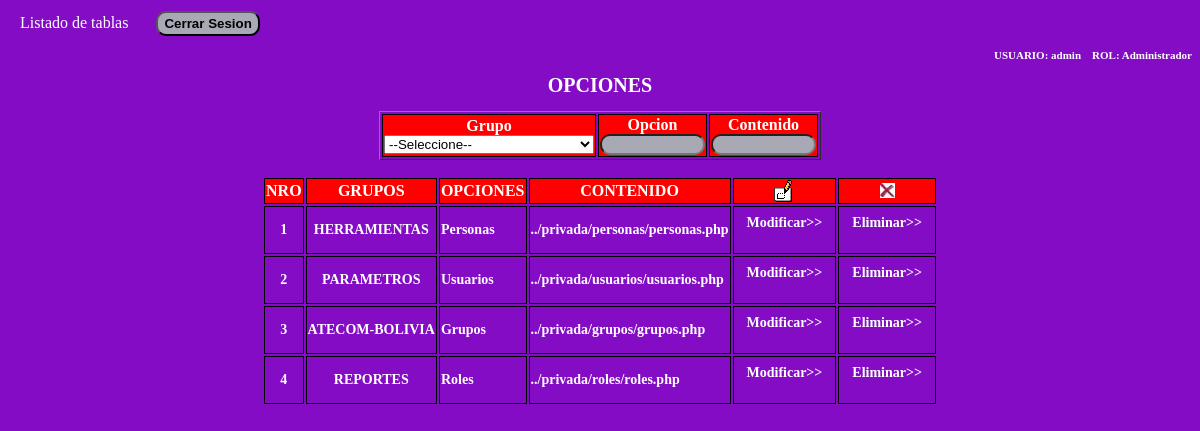
The page /privada/opciones/opciones.php (signed in) on the database its author committed.
### tables this page shows
CREATE TABLE opciones (
id_opcion INT NOT NULL AUTO_INCREMENT,
id_grupo INT NOT NULL,
opcion VARCHAR (50) NOT NULL,
contenido VARCHAR (100) NOT NULL,
orden VARCHAR (50) NOT NULL, 
fec_insercion TIMESTAMP NOT NULL,
fec_modificacion TIMESTAMP NOT NULL DEFAULT CURRENT_TIMESTAMP ON UPDATE CURRENT_TIMESTAMP, 
usuario INT NOT NULL, 
estado CHAR (1) NOT NULL, 
PRIMARY KEY (id_opcion),
FOREIGN KEY (id_grupo) REFERENCES grupos (id_grupo)
);

### adodb/adodb.inc.php (called while the page is built, shortened)
<?php
if (!defined('_ADODB_LAYER')) {
	GLOBAL
		$ADODB_vers,
		$ADODB_COUNTRECS,
		$ADODB_CACHE_DIR,
		$ADODB_CACHE,
		$ADODB_CACHE_CLASS,
		$ADODB_COMPAT_FETCH,
		$ADODB_FETCH_MODE,
		$ADODB_GETONE_EOF,
		$ADODB_QUOTE_FIELDNAMES;
	function ADODB_Setup() {
	GLOBAL
		$ADODB_vers,
		$ADODB_COUNTRECS,
		$ADODB_CACHE_DIR,
		$ADODB_FETCH_MODE,
		$ADODB_CACHE,
		$ADODB_CACHE_CLASS,
		$ADODB_FORCE_TYPE,
		$ADODB_GETONE_EOF,
		$ADODB_QUOTE_FIELDNAMES;
		$ADODB_FETCH_MODE = ADODB_FETCH_DEFAULT;
		if (!isset($ADODB_COUNTRECS)) {
			$ADODB_COUNTRECS = true;
		}
	}
	abstract class ADOConnection {
	var $debug = false;
	var $true = '1';
	var $false = '0';
	var $rsPrefix = "ADORecordSet_";
	var $fetchMode=false;
	var $bulkBind = false;
	var $_queryID = false;
	var $_bindInputArray = false;
	public function Execute($sql, $inputarr = false) {
		if ($inputarr !== false) {
			if (!is_array($inputarr)) {
				$inputarr = array($inputarr);
			}
			$element0 = reset($inputarr);
			$array_2d = $this->bulkBind && is_array($element0) && !is_object(reset($element0));
			unset($element0);
			if (!is_array($sql) && !$this->_bindInputArray) {
				$sqlarr = explode('?',$sql);
				$nparams = sizeof($sqlarr)-1;
				if (!$array_2d) {
					$inputarr = array($inputarr);
				} else {
					$countElements = array_map('count', $inputarr);
					if (1 != count(array_unique($countElements))) {
						$this->outp_throw(
							"[bulk execute] Input array has different number of params  [" . print_r($countElements, true) .  "].",
							'Execute'
						);
						return false;
					}
					unset($countElements);
				}
				$element0 = reset($inputarr);
				if ($nparams != count($element0)) {
					$this->outp_throw(
						"Input array has " . count($element0) .
						" params, does not match query: '" . htmlspecialchars($sql) . "'",
						'Execute'
					);
					return false;
				}
				unset($element0);
				foreach($inputarr as $arr) {
					$sql = ''; $i = 0;
					foreach ($arr as $v) {
						$sql .= $sqlarr[$i];
						$typ = gettype($v);
						if ($typ == 'string') {
							$sql .= $this->qstr($v);
						} else if ($typ == 'double') {
							$sql .= str_replace(',','.',$v);
						} else if ($typ == 'boolean') {
							$sql .= $v ? $this->true : $this->false;
						} else if ($typ == 'object') {
							if (method_exists($v, '__toString')) {
								$sql .= $this->qstr($v->__toString());
							} else {
								$sql .= $this->qstr((string) $v);
							}
						} else if ($v === null) {
							$sql .= 'NULL';
						} else {
							$sql .= $v;
						}
						$i += 1;
						if ($i == $nparams) {
							break;
						}
					}
					if (isset($sqlarr[$i])) {
						$sql .= $sqlarr[$i];
						if ($i+1 != sizeof($sqlarr)) {
							$this->outp_throw( "Input Array does not match ?: ".htmlspecialchars($sql),'Execute');
						}
					} else if ($i != sizeof($sqlarr)) {
						$this->outp_throw( "Input array does not match ?: ".htmlspecialchars($sql),'Execute');
					}
					$ret = $this->_Execute($sql);
					if (!$ret) {
						return $ret;
					}
				}
			} else {
				if ($array_2d) {
					if (is_string($sql)) {
						$stmt = $this->Prepare($sql);
					} else {
						$stmt = $sql;
					}
					foreach($inputarr as $arr) {
						$ret = $this->_Execute($stmt,$arr);
						if (!$ret) {
							return $ret;
						}
					}
				} else {
					$ret = $this->_Execute($sql,$inputarr);
				}
			}
		} else {
			$ret = $this->_Execute($sql,false);
		}
		return $ret;
	}
	function _Execute($sql,$inputarr=false) {
		if( is_string($sql) ) {
			$sql = str_replace( '_ADODB_COUNT', '', $sql );
		}
		if ($this->debug) {
			global $ADODB_INCLUDED_LIB;
			if (empty($ADODB_INCLUDED_LIB)) {
				include_once(ADODB_DIR.'/adodb-lib.inc.php');
			}
			$this->_queryID = _adodb_debug_execute($this, $sql,$inputarr);
		} else {
			$this->_queryID = @$this->_query($sql,$inputarr);
		}
		if ($this->_queryID === true) {
			$rsclass = $this->rsPrefix.'empty';
			$rs = (class_exists($rsclass)) ? new $rsclass():  new ADORecordSet_empty();
			return $rs;
		}
		$rs = new $rsclass($this->_queryID,$this->fetchMode);
		$rs->connection = $this;
		$rs->Init();
		if (is_array($sql)) {
			$rs->sql = $sql[0];
		} else {
			$rs->sql = $sql;
		}
		return $rs;
	}
	function GetAll($sql, $inputarr=false) {
        return $this->GetArray($sql,$inputarr);
	}
	function GetArray($sql,$inputarr=false) {
		global $ADODB_COUNTRECS;
		$savec = $ADODB_COUNTRECS;
		$ADODB_COUNTRECS = false;
		$rs = $this->Execute($sql,$inputarr);
		$arr = $rs->GetArray();
		return $arr;
	}
}
	class ADORecordSet implements IteratorAggregate {
	var $fields = false;
	var $EOF = false;
	var $_numOfRows = -1;
	var $_numOfFields = -1;
	var $_currentRow = -1;
	var $_closed = false;
	function __construct($queryID) {
		$this->_queryID = $queryID;
	}
	function Init() {
		if ($this->_numOfRows != 0 && $this->_numOfFields && $this->_currentRow == -1) {
			$this->_currentRow = 0;
			if ($this->EOF = ($this->_fetch() === false)) {
				$this->_numOfRows = 0;
			}
		} else {
			$this->EOF = true;
		}
	}
	function GetArray($nRows = -1) {
		$results = array();
		$cnt = 0;
		while (!$this->EOF && $nRows != $cnt) {
			$results[] = $this->fields;
			$cnt++;
		}
		return $results;
	}
	protected function AssocCaseConvertFunction($case = ADODB_ASSOC_CASE) {
		switch($case) {
			case ADODB_ASSOC_CASE_NATIVE:
			default:
				return false;
		}
	}
	function Close() {
		if (!$this->_closed) {
			$this->_closed = true;
			return $this->_close();
		} else
			return true;
	}
	protected function _updatefields()
	{
		$fn_change_case = $this->AssocCaseConvertFunction();
		if(!$fn_change_case) {
			return;
		}
		$arr = array();
		$this->fields = $arr;
	}
}
	function ADOLoadCode($dbType) {
		$db = strtolower($dbType);
		switch ($db) {
			default:
				$class = $db;
				break;
		}
		$file = "drivers/adodb-$db.inc.php";
		if (class_exists("ADODB_" . $class)) {
			return $class;
		}
		return false;
	}
	function ADONewConnection($db='') {
		global $ADODB_NEWCONNECTION, $ADODB_LASTDB;
		$errorfn = (defined('ADODB_ERROR_HANDLER')) ? ADODB_ERROR_HANDLER : false;
		if(empty($obj)) {
			if (!isset($ADODB_LASTDB)) {
				$ADODB_LASTDB = '';
			}
			if ($db != $ADODB_LASTDB) {
				$db = ADOLoadCode($db);
			}
			$cls = 'ADODB_'.$db;
			$obj = new $cls();
		}
		return $obj;
	}
}

### conexion.php (called while the page is built, shortened)
<?php
require_once("adodb/adodb.inc.php");
$db = ADONewConnection("mysqli");
?>

### adodb/drivers/adodb-mysqli.inc.php (called while the page is built, shortened)
<?php
if (!defined("_ADODB_MYSQLI_LAYER")) {
class ADODB_mysqli extends ADOConnection {
	var $clientFlags = 0;
	var $port = 3306;
	var $socket = '';
	var $multiQuery = false;
	function _connect($argHostname = null,
					  $argUsername = null,
					  $argPassword = null,
					  $argDatabasename = null,
					  $persist = false)
	{
		$this->_connectionID = @mysqli_init();
		$ok = @mysqli_real_connect($this->_connectionID,
					$argHostname,
					$argUsername,
					$argPassword,
					$argDatabasename,
					(int)$this->port != 0 ? (int)$this->port : 3306,
					$this->socket,
					$this->clientFlags);
		if ($ok) {
			if ($argDatabasename)  return $this->selectDB($argDatabasename);
			return true;
		} else {
			if ($this->debug) {
				ADOConnection::outp("Could not connect : "  . $this->errorMsg());
			}
			$this->_connectionID = null;
			return false;
		}
	}
	function SelectDB($dbName)
	{
		if ($this->_connectionID) {
			$result = @mysqli_select_db($this->_connectionID, $dbName);
			return $result;
		}
		return false;
	}
	function Prepare($sql)
	{
		return $sql;
		$stmt = $this->_connectionID->prepare($sql);
		return array($sql,$stmt);
	}
	function _query($sql, $inputarr)
	{
		global $ADODB_COUNTRECS;
		if ($this->multiQuery) {
			$rs = mysqli_multi_query($this->_connectionID, $sql.';');
			if ($rs) {
				$rs = ($ADODB_COUNTRECS) ? @mysqli_store_result( $this->_connectionID ) : @mysqli_use_result( $this->_connectionID );
				return $rs ? $rs : true;
			}
		} else {
			$rs = mysqli_query($this->_connectionID, $sql, $ADODB_COUNTRECS ? MYSQLI_STORE_RESULT : MYSQLI_USE_RESULT);
			if ($rs) return $rs;
		}
		return false;
	}
}
class ADORecordSet_mysqli extends ADORecordSet{
	function __construct($queryID, $mode = false)
	{
		if ($mode === false) {
			global $ADODB_FETCH_MODE;
			$mode = $ADODB_FETCH_MODE;
		}
		switch ($mode) {
			case ADODB_FETCH_DEFAULT:
			case ADODB_FETCH_BOTH:
			default:
				$this->fetchMode = MYSQLI_BOTH;
				break;
		}
	}
	function _initrs()
	{
	global $ADODB_COUNTRECS;
		$this->_numOfRows = $ADODB_COUNTRECS ? @mysqli_num_rows($this->_queryID) : -1;
		$this->_numOfFields = @mysqli_num_fields($this->_queryID);
	}
	function MoveNext()
	{
		$this->fields = @mysqli_fetch_array($this->_queryID,$this->fetchMode);
		if (is_array($this->fields)) {
			return true;
		}
		$this->EOF = true;
		return false;
	}
	function _fetch()
	{
		$this->fields = mysqli_fetch_array($this->_queryID,$this->fetchMode);
		return is_array($this->fields);
	}
	function _close()
	{
		$this->_queryID = false;
	}
}
}

### privada/opciones/opciones.php (the view, shortened to what this page needs)
<?php
require_once("../../conexion.php");
echo"<html>
       <head>
         <link rel='stylesheet' href='../../css/estilos.css' type='text/css'>
         <meta http-equiv='Content-type' content='text/html; charset=utf-8' />
         <script type='text/javascript' src='../../ajax.js'></script>
         <script type='text/javascript' src='js/buscar_opcion.js'> </script>
       </head>
       <body>
       <a  href='../../listado_tablas.php'>Listado de tablas</a>
       <a onclick='location.href=\"../../validar.php\"'><input type='button'name='accion' value='Cerrar Sesion' style='cursor:pointer;border-radius:10px;font-weight:bold;height: 25px;' class='boton_cerrar'></a>";
       echo "<h3>USUARIO: ".$_SESSION["sesion_usuario"]."  &nbsp;&nbsp; ";
       echo "ROL: ".$_SESSION["sesion_rol"]."</h3>";
       echo"<h1>OPCIONES</h1>";
       $sql = $db->Prepare("SELECT CONCAT_WS(' ',g.grupo) AS grupo,o.opcion,o.contenido,o.id_opcion,g.id_grupo,o.usuario
       FROM grupos g, opciones o
       WHERE g.id_grupo = o.id_opcion
       AND g.estado <> 'X'
       AND o.estado <> 'X'
   ");
   $rs = $db->GetAll($sql);
echo"
    <center>
     <form action='#'' method='post' name='formu'>
     <table border='1' class='listado'>
    <tr>
    <th>
     <b>Grupo</b><br />
    <select name='grupo' onChange='buscar_opcion()'>
     <option value=''>--Seleccione--</option>
     <option value='HERRAMIENTAS'>HERRAMIENTAS</option>
     <option value='PARAMETROS'>PARAMETROS</option>
     <option value='ATECOM-BOLIVIA'>ATECOM-BOLIVIA</option>
     <option value='REPORTES'>REPORTES</option>
     <option value='EVA PRIMER BIMESTRE-DWII'>EVA PRIMER BIMESTRE-DWII</option>
     <option value='SEGUNDO BIMESTRE-DWII'>SEGUNDO BIMESTRE-DWII</option>
     <option value='SEGUNDO BIMESTRE-BDII'>SEGUNDO BIMESTRE-BDII</option>
</select>
</th>
        <th>
          <b>Opcion</b><br />
          <input type='text' name='opcion' value='' size='10' onKeyUp='buscar_opcion()'>
        </th>
        <th>
          <b>Contenido</b><br />
          <input type='text' name='contenido' value='' size='10' onKeyUp='buscar_opcion()'>
        </th>
    </table>
    </form>
    </center>
    ";
echo"<div id='opciones1'> ";
   if ($rs) {
        echo"<center>
              <table class='listado'>
                <tr>
                <th>NRO</th><th>GRUPOS</th><th>OPCIONES</th><th>CONTENIDO</th>
                  <th><img src='../../imagenes/modificar.gif'></th><th><img src='../../imagenes/borrar.jpeg'></th>
                </tr>";
                $b=1;
            foreach ($rs as $k => $fila) {
                echo"<tr>
                <td align='center'>".$b."</td>
                        <td align='center'>".$fila['grupo']."</td>
                        <td>".$fila['opcion']."</td>
                        <td>".$fila['contenido']."</td>
                        <td align='center'>
                          <form name='formModif".$fila["id_opcion"]."' method='post' action='opcion_modificar.php'>
                            <input type='hidden' name='id_opcion' value='".$fila['id_opcion']."'>
                            <input type='hidden' name='id_grupo' value='".$fila['id_opcion']."'>
                            <a href='javascript:document.formModif".$fila['id_opcion'].".submit();' title='Modificar Opcion Sistema'>
                              Modificar>>
                            </a>
                          </form>
                        </td>
                        <td align='center'>
                          <form name='formElimi".$fila["id_opcion"]."' method='post' action='opcion_eliminar.php'>
                            <input type='hidden' name='id_opcion' value='".$fila["id_opcion"]."'>
                            <a href='javascript:document.formElimi".$fila['id_opcion'].".submit();'
                            title='Eliminar opcion Sistema'
                             onclick='javascript:return(confirm(\"Desea realmente Eliminar al opcion ".$fila["usuario"]." ?\"))';
                             location.href=='opcion_eliminar.php''>
                             Eliminar>>
                            </a>
                          </form>
                        </td>
                     </tr>";
                     $b=$b+1;
            }
             echo"</table>
          </center>";
    }
echo"</div>";
echo "</body>
      </html> ";
 ?>

### css/estilos.css (style rules this page uses)
body { background-color: #830cc4; }
input { border-radius: 10px; background-color: #a9a9b5; }
h1 { font-size: 20px; color: #ffffff; font-family: Tahoma; text-align: center; }
a { color:#fff; text-decoration:none; padding:10px 12px; line-height: 30px; }
.listado th { font-size: 16px; color: #FFFFFF; background: red; border: 1px solid #000000; }
.listado td { font-size: 14px; border: 1px solid #000000; font-weight: bold; color: #FFFFFF; }
h3 { font-size: 11px; color: #ffffff; font-family: Tahoma; text-align: right; }

### rows shown on the page
opciones: grupo "HERRAMIENTAS", opcion "Personas", contenido "../privada/personas/personas.php"
opciones: grupo "PARAMETROS", opcion "Usuarios", contenido "../privada/usuarios/usuarios.php"
opciones: grupo "ATECOM-BOLIVIA", opcion "Grupos", contenido "../privada/grupos/grupos.php"
opciones: grupo "REPORTES", opcion "Roles", contenido "../privada/roles/roles.php"

### other values the page prints
$_SESSION["sesion_usuario"] "admin"
$_SESSION["sesion_rol"] "Administrador"
